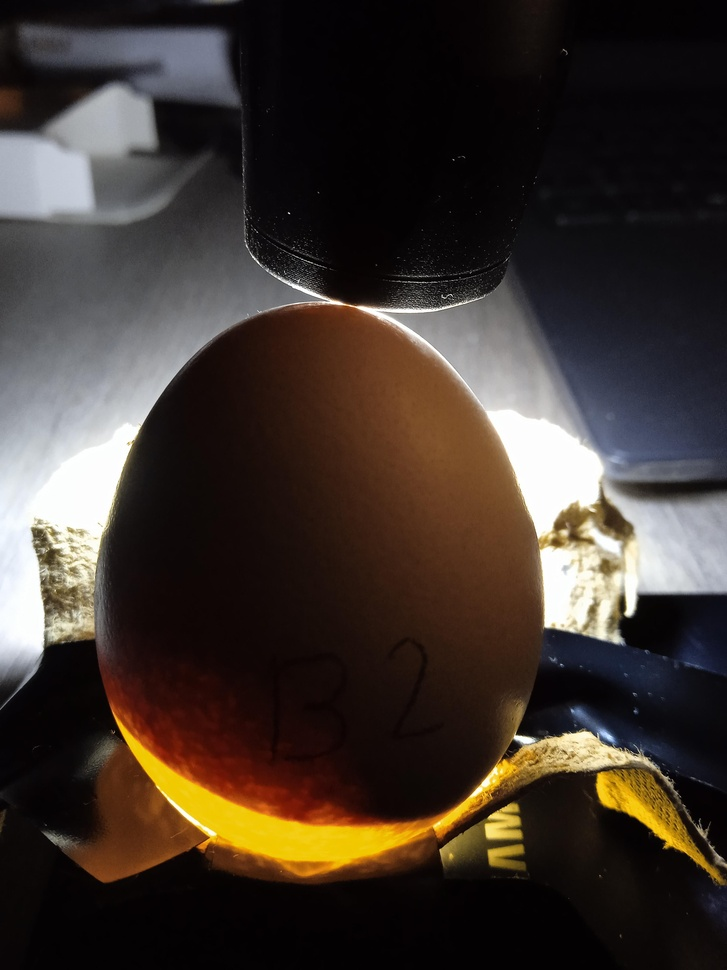
#> input picture images/fertile_102.jpg, 727 x 970 px, shrunk from 3120 x 4160 before the run, found by its file name; its folder holds only this picture in this run
$ python 'hist equalisation.py'
#> lines starting #> are read from the running program, lines starting #| are printed output that depends on the picture
import cv2
import os
import numpy as np
import matplotlib.pyplot as plt

image_dir = "images"

for filename in os.listdir(image_dir):
    if filename.endswith(".jpeg") or filename.endswith(".jpg"):
        imgpath = os.path.join(image_dir, filename)

        img = cv2.imread(imgpath, cv2.IMREAD_GRAYSCALE)
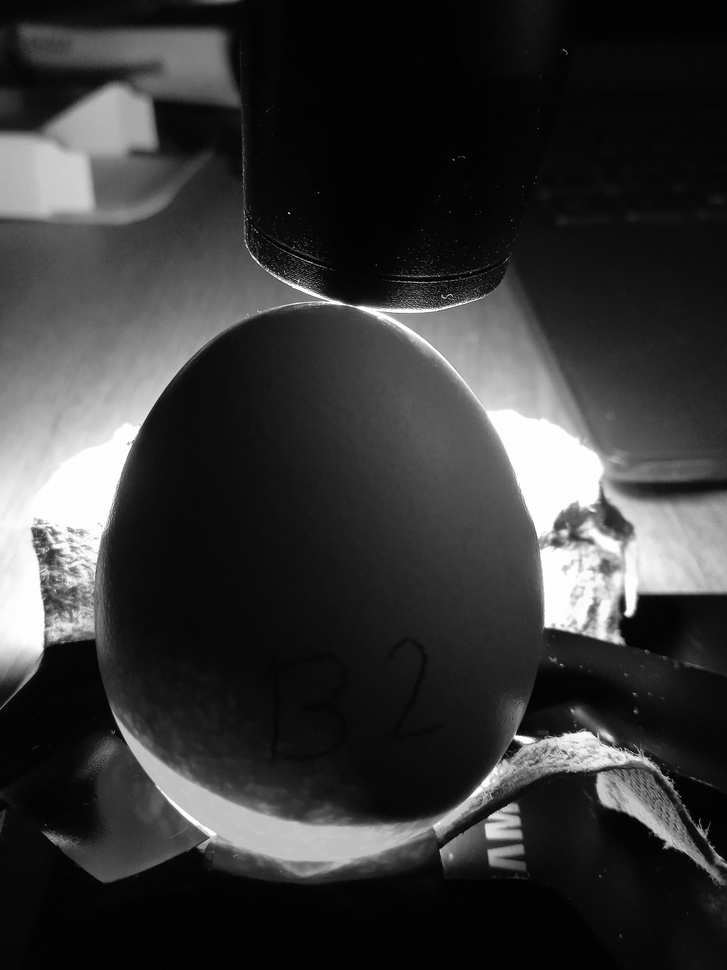
#> img: shape (970, 727); min 0, max 255, mean 55.2

        if img is not None:
            hist_original = cv2.calcHist([img], [0], None, [256], [0, 256])
#> hist_original = 256 values, max 48531 at index 3, min 190 at index 0, mean 2754.6

            equalized_image = cv2.equalizeHist(img)
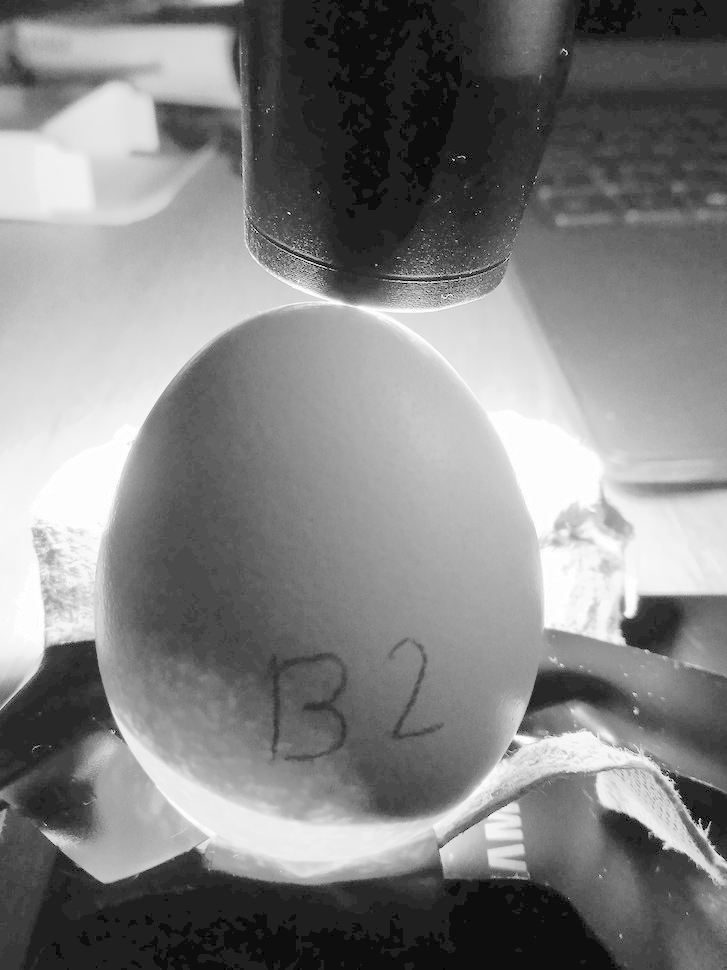
#> equalized_image: shape (970, 727); min 0, max 255, mean 129.9

            hist_equalized = cv2.calcHist([equalized_image], [0], None, [256], [0, 256])
#> hist_equalized = 256 values, max 48531 at index 31, min 0 at index 1, mean 2754.6

            plt.figure(figsize=(12, 4))
            plt.subplot(131)
            plt.plot(hist_original)
            plt.title("Original Histogram")
            plt.xlabel("Pixel Value")
            plt.ylabel("Frequency")

            plt.subplot(132)
            plt.imshow(equalized_image, cmap='gray')
            plt.title("Histogram Equalized Image")

            plt.subplot(133)
            plt.plot(hist_equalized)
            plt.title("Histogram of Equalized Image")
            plt.xlabel("Pixel Value")
            plt.ylabel("Frequency")

            plt.tight_layout()
            plt.show()
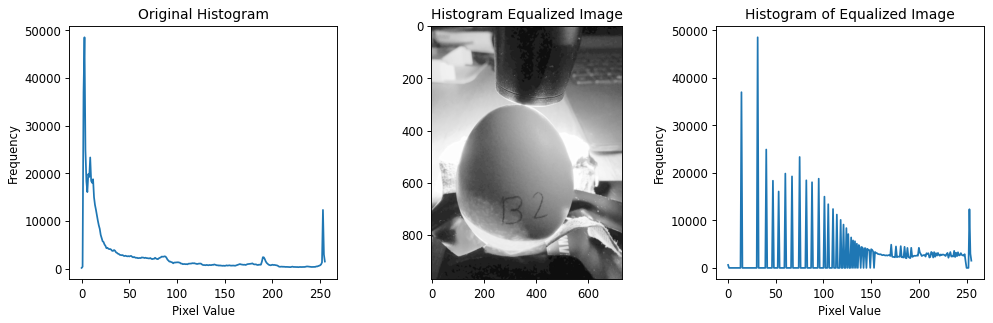
#> figure drawn by matplotlib, 3 panels; panel 1: curve peaks at x = 3, y = 48531; panel 3: curve peaks at x = 31, y = 48531

$ run again, on images/fertile_114.jpg
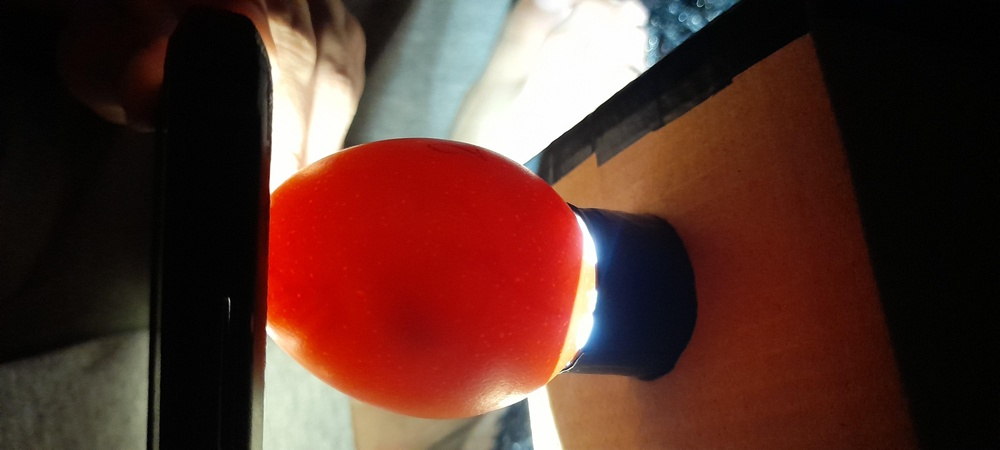
#> input picture images/fertile_114.jpg, 1000 x 450 px, shrunk from 4000 x 1800 before the run, found by its file name
#> hist_original = 256 values, max 40431 at index 3, min 226 at index 170, mean 1757.8
#> `equalized_image = cv2.equalizeHist(img)`:
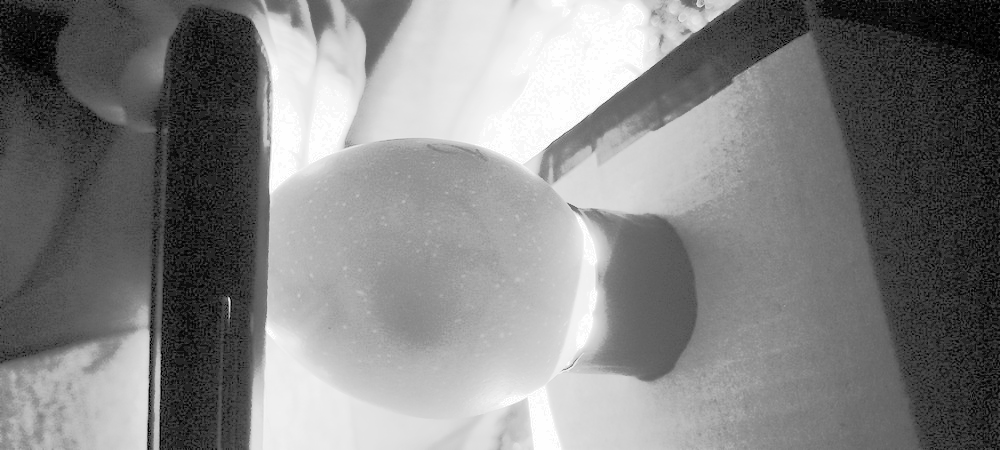
#> equalized_image: shape (450, 1000); min 0, max 255, mean 130.3
#> hist_equalized = 256 values, max 40431 at index 38, min 0 at index 1, mean 1757.8
#> `plt.show()`:
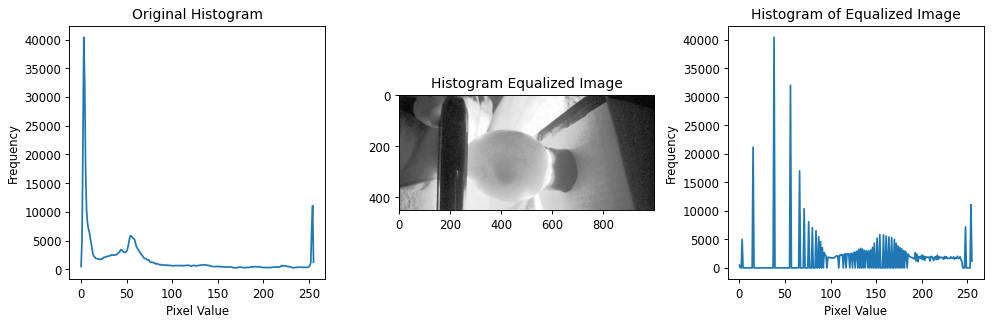
#> figure drawn by matplotlib, 3 panels; panel 1: curve peaks at x = 3, y = 40431; panel 3: curve peaks at x = 38, y = 40431

$ run again, on images/fertile_117.jpg
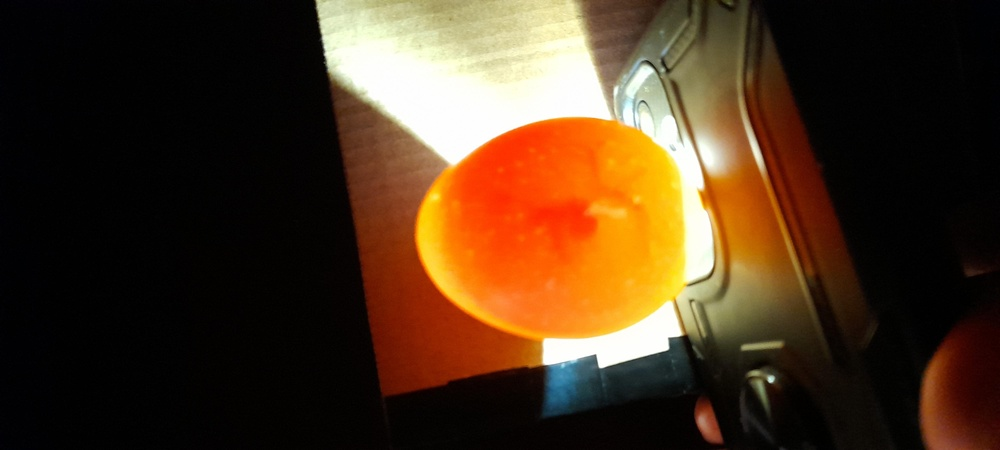
#> input picture images/fertile_117.jpg, 1000 x 450 px, shrunk from 4000 x 1800 before the run, found by its file name
#> hist_original = 256 values, max 79831 at index 1, min 272 at index 231, mean 1757.8
#> `equalized_image = cv2.equalizeHist(img)`:
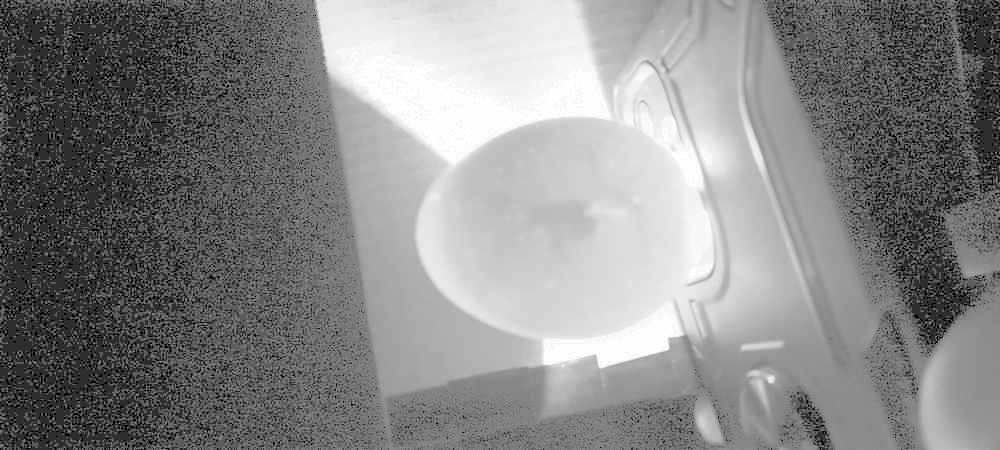
#> equalized_image: shape (450, 1000); min 0, max 255, mean 134.2
#> hist_equalized = 256 values, max 79831 at index 46, min 0 at index 1, mean 1757.8
#> `plt.show()`:
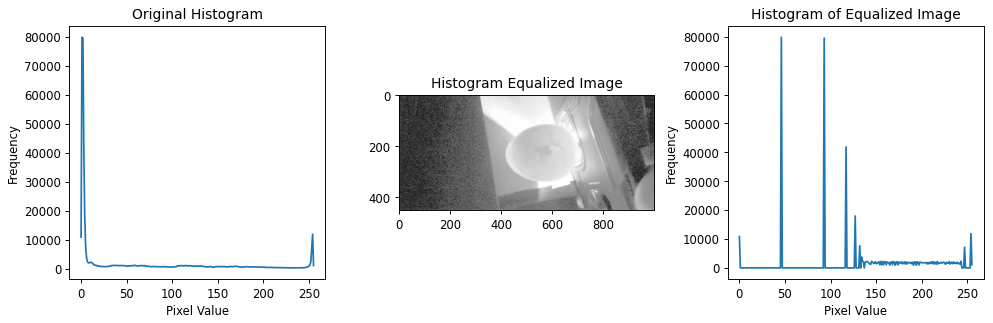
#> figure drawn by matplotlib, 3 panels; panel 1: curve peaks at x = 1, y = 79831; panel 3: curve peaks at x = 46, y = 79831

$ run again, on images/fertile_119.jpg
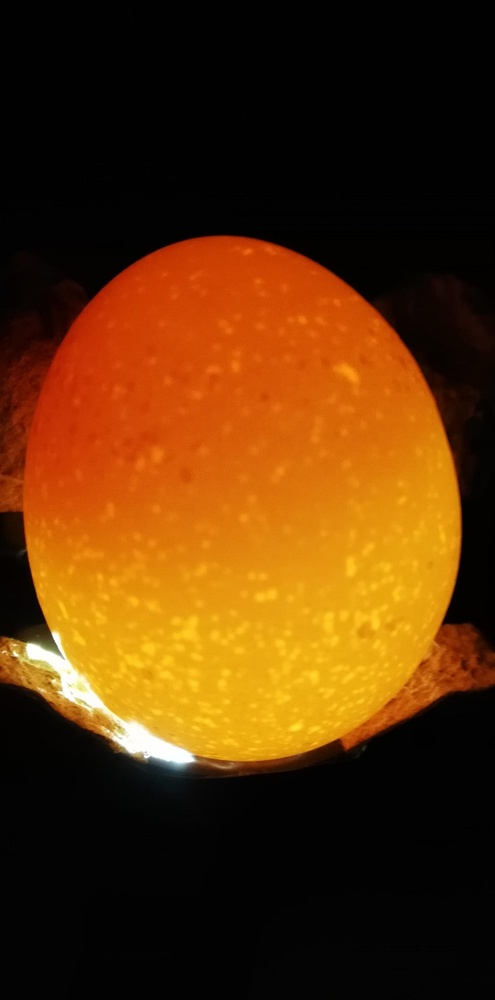
#> input picture images/fertile_119.jpg, 495 x 1000 px, shrunk from 1616 x 3264 before the run, found by its file name
#> hist_original = 256 values, max 101047 at index 1, min 18 at index 218, mean 1933.6
#> `equalized_image = cv2.equalizeHist(img)`:
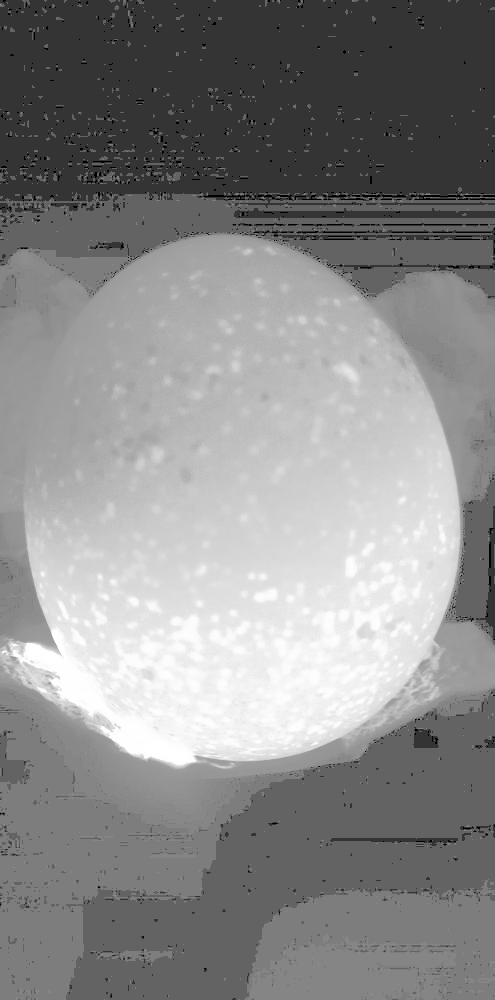
#> equalized_image: shape (1000, 495); min 0, max 255, mean 138
#> hist_equalized = 256 values, max 101047 at index 52, min 0 at index 1, mean 1933.6
#> `plt.show()`:
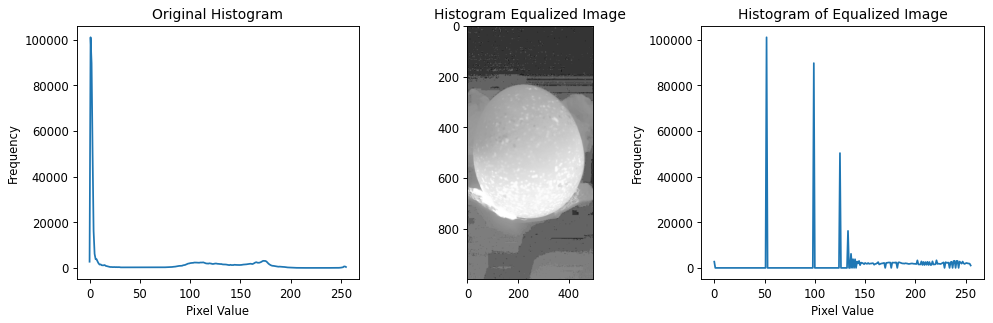
#> figure drawn by matplotlib, 3 panels; panel 1: curve peaks at x = 1, y = 101047; panel 3: curve peaks at x = 52, y = 101047

$ run again, on images/fertile_103.jpg
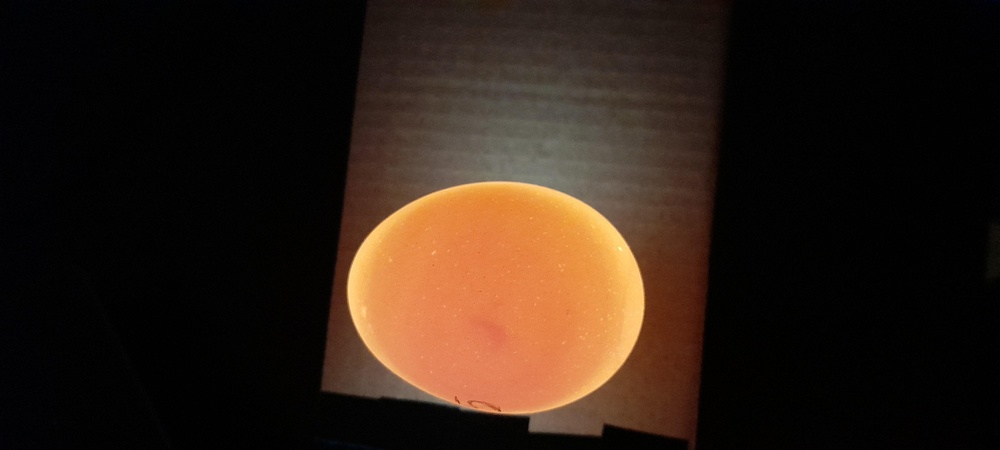
#> input picture images/fertile_103.jpg, 1000 x 450 px, shrunk from 4000 x 1800 before the run, found by its file name
#> hist_original = 256 values, max 117221 at index 2, min 0 at index 224, mean 1757.8
#> `equalized_image = cv2.equalizeHist(img)`:
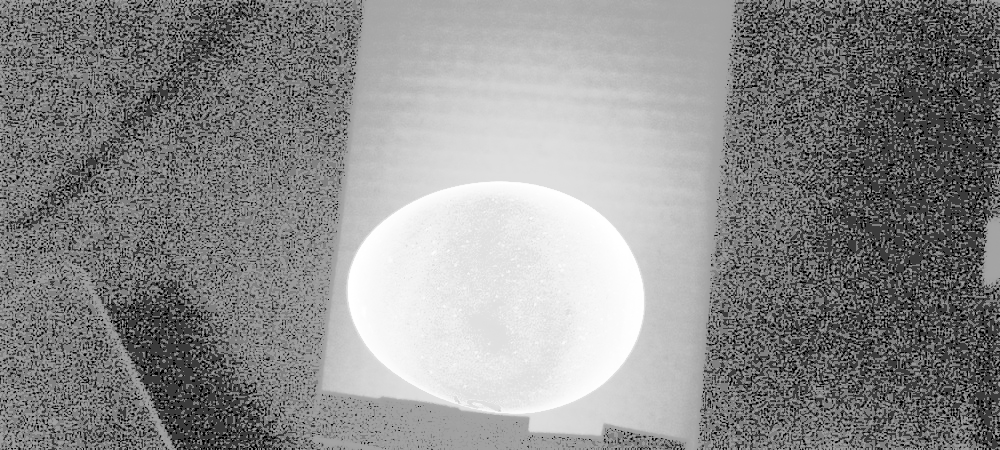
#> equalized_image: shape (450, 1000); min 0, max 255, mean 140.4
#> hist_equalized = 256 values, max 117221 at index 128, min 0 at index 1, mean 1757.8
#> `plt.show()`:
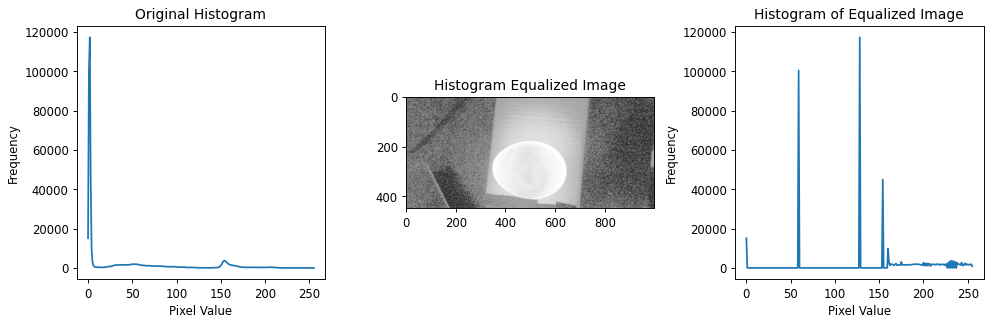
#> figure drawn by matplotlib, 3 panels; panel 1: curve peaks at x = 2, y = 117221; panel 3: curve peaks at x = 128, y = 117221
